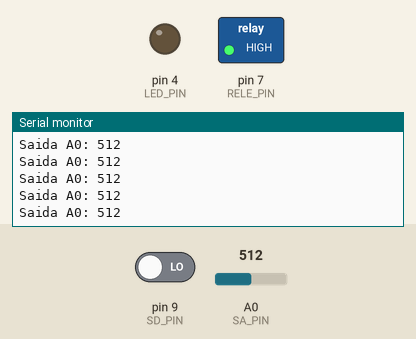
Recording of a sketch running on a simulated Arduino Uno, built with avr-gcc and run on an emulated ATmega328P. Parts: switched loads named in the sketch (green lamp = pin HIGH), output pins drawn as LEDs (lit = HIGH), the last lines printed to the serial monitor. The test bench sets the inputs (shaded band); at power-on: A0 (SA_PIN) = 512, pin 9 (SD_PIN) LOW.

Above: at 1.2 s.
1.3 s: A0 (SA_PIN) set to 106
At 2.3 s:
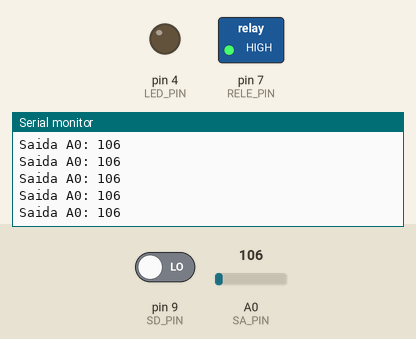
2.8 s: A0 (SA_PIN) set to 92
At 3.6 s:
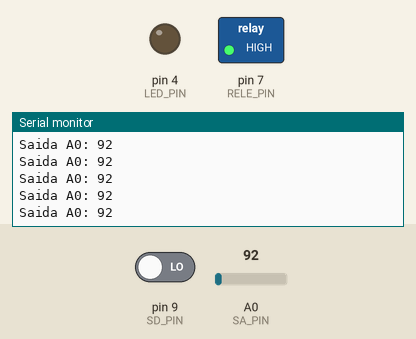
Timing chart, 0 to 5.8 s (numbered marks = the images above; inputs shaded):
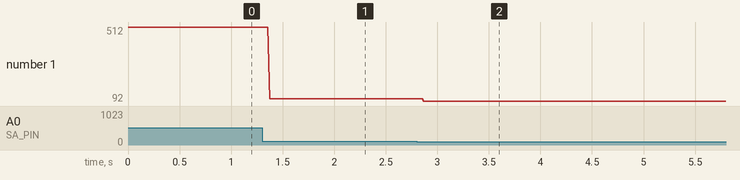

The sketch:

BlinkWithSound.ino
```cpp
#define RELE_PIN 7
#define LED_PIN 4
#define SA_PIN A0
#define SD_PIN 9

int rele_ligado = HIGH;

const int maxInterval = 1000;
const int minInterval = 300;

int SAValue, SDValue;
int palmCounter = 0;
unsigned long timeCounter;

void setup()
{
  Serial.begin(9600);   // Inicia a serial

  pinMode(SA_PIN, INPUT);
  pinMode(SD_PIN, INPUT);

  pinMode(RELE_PIN, OUTPUT);
  digitalWrite(RELE_PIN, rele_ligado);

  pinMode(LED_PIN, OUTPUT);
}

void loop()
{
  SAValue = analogRead(SA_PIN);
  SDValue = digitalRead(SD_PIN);

  Serial.print("Saida A0: ");
  Serial.println(SAValue);

  if (SAValue < 300) {
    return;
  }

  if(palmCounter == 0) {
    timeCounter = millis();
    palmCounter += 1;
    return;
  }

  unsigned long nowCounter = millis();

  if(timeCounter + minInterval >= nowCounter && timeCounter + maxInterval <= nowCounter) {
    if (rele_ligado == HIGH) {
      rele_ligado = LOW;
    } else {
      rele_ligado = HIGH;
    }

    palmCounter = 0;
    digitalWrite(RELE_PIN, rele_ligado);
  }

  timeCounter = 0;

}
```

Measured:
- after the input at 1.3 s, the serial monitor: prints a new line after 0.07 s (image 1)
- after the input at 2.8 s, the serial monitor: prints a new line after 0.07 s (image 2)
- plotted number 1: 512 → 106 after the input at 1.3 s, 106 → 92 after the input at 2.8 s
